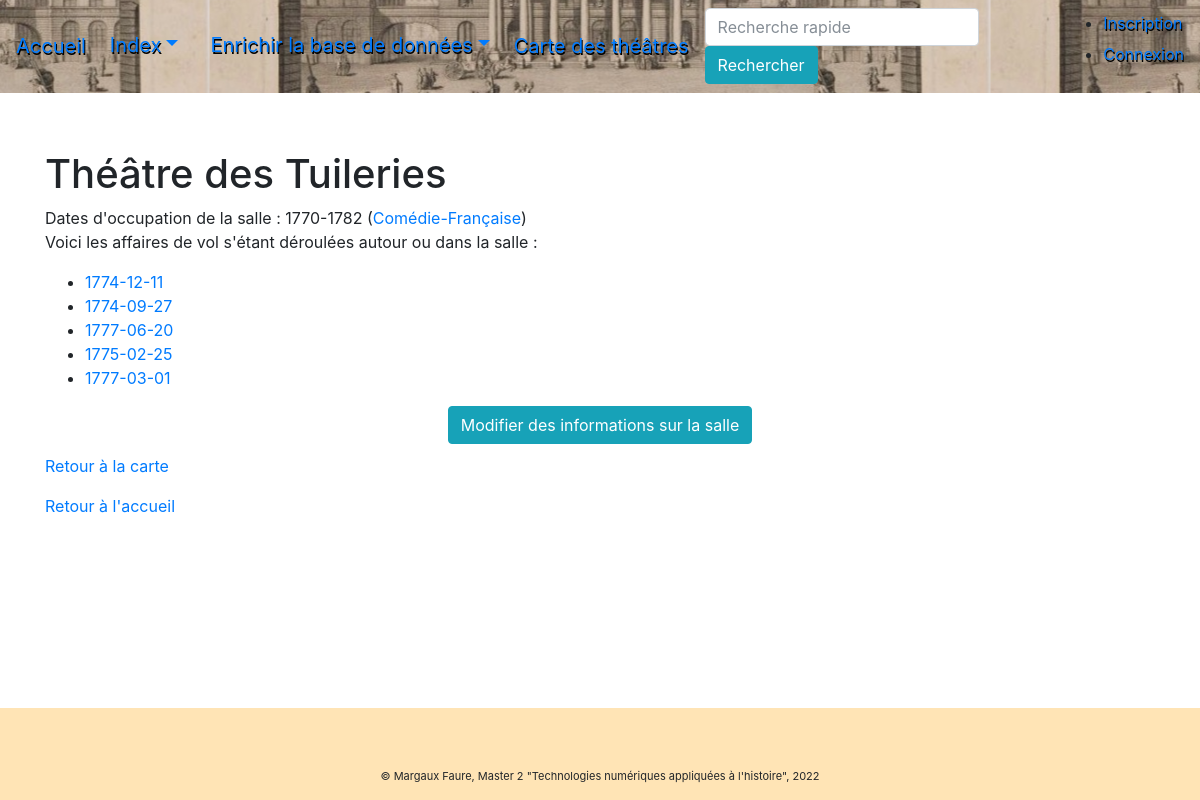
/salles/1, run on the app's committed database.
### pv_theatres/modeles/donnees.py (models this page shows, shortened)
class SalleTheatre(db.Model):
    id = db.Column(db.Integer, nullable=False, autoincrement=True, primary_key=True)
    nom_salle = db.Column(db.Text)
    dates_occupation_salle = db.Column(db.Text)
    id_institution = db.Column(db.Integer, db.ForeignKey("theatre.id"))
    latitude = db.Column(db.Text)
    longitude = db.Column(db.Text)
    theatres = db.relationship("Theatre", back_populates="salles_theatre")
    authorships = db.relationship("Authorship", back_populates="salle_theatre")

class Theatre(db.Model):
    id = db.Column(db.Integer, nullable=False, autoincrement=True, primary_key=True)
    institution = db.Column(db.Text, nullable=False)
    salles_theatre = db.relationship("SalleTheatre", back_populates="theatres")
    proces_verbaux = db.relationship("ProcesVerbal", back_populates="salles_theatre")

class ProcesVerbal(db.Model):
    id = db.Column(db.Integer, nullable=False, autoincrement=True, primary_key=True)
    date_pv = db.Column(db.String(10))
    id_theatre = db.Column(db.Integer, db.ForeignKey("theatre.id"))
    id_source = db.Column(db.Integer, db.ForeignKey("source.id"))
    id_commissaire = db.Column(db.Integer, db.ForeignKey("personne.id"))
    id_victime = db.Column(db.Integer, db.ForeignKey("personne.id"))
    id_objet = db.Column(db.Integer, db.ForeignKey("objet.id"))
    commissaires = db.relationship("Personne", back_populates="proces_verbaux_commissaires",
                                   foreign_keys=id_commissaire)
    victimes = db.relationship("Personne", back_populates="proces_verbaux_victimes", foreign_keys=id_victime)
    salles_theatre = db.relationship("Theatre", back_populates="proces_verbaux")
    sources = db.relationship("Source", back_populates="proces_verbaux_sources")
    objets = db.relationship("Objet", back_populates="proces_verbaux_objets")
    authorships = db.relationship("Authorship", back_populates="proces_verbal")

### pv_theatres/routes/generic.py (the view)
@app.route("/salles/<int:id>")
def salle_theatre(id):
    salle = SalleTheatre.query.get_or_404(id)
    institution = salle.theatres
    proces_verbaux = ProcesVerbal.query.all()
    return render_template("pages/salle.html", nom="Salle de théâtre", salle=salle, proces_verbaux=proces_verbaux,
                           institution=institution)

### pv_theatres/templates/pages/salle.html (shortened to what this page needs)
{% extends "conteneur.html" %}
{% block corps %}
    {% if salle %}
        <h1>{{salle.nom_salle}}</h1>
        Dates d'occupation de la salle : {{salle.dates_occupation_salle}} (<a href="{{url_for('theatre', id=institution.id)}}">{{institution.institution}}</a>)
        <p>Voici les affaires de vol s'étant déroulées autour ou dans la salle :</p>
        <ul>
        {% set ns = namespace(empty=true) %}
        {% for proces_verbal in proces_verbaux %}
            {% if proces_verbal.id_theatre == salle.id_institution %}
                {% if proces_verbal.date_pv >= salle.dates_occupation_salle.split("-")[0] and proces_verbal.date_pv <= salle.dates_occupation_salle.split("-")[1] %}
                    <li><a href="{{url_for('proces_verbal', id=proces_verbal.id)}}">{{proces_verbal.date_pv}}</a></li>
                    {% set ns.empty = false %}
                {% endif %}
            {% endif %}
        {% endfor %}
        </ul>
        <div  class="text-center" style="place-content:center; margin-bottom:10px;">
            <a class="btn btn-info text-center" href="{{url_for('modification_salle', id=salle.id)}}">Modifier des informations sur la salle</a>
        </div>
        <p><a href="{{url_for('carte')}}">Retour à la carte</a>
    {% else %}
        <p>La base de données est en cours de constitution</p>
    {% endif %}
    <p><a href="{{url_for('accueil')}}">Retour à l'accueil</a></p>
{% endblock %}

### data on the page
SalleTheatre: nom_salle "Théâtre des Tuileries", dates_occupation_salle "1770-1782"
Theatre: institution "Comédie-Française"
ProcesVerbal: date_pv "1774-12-11"
ProcesVerbal: date_pv "1774-09-27"
ProcesVerbal: date_pv "1777-06-20"
ProcesVerbal: date_pv "1775-02-25"
ProcesVerbal: date_pv "1777-03-01"
